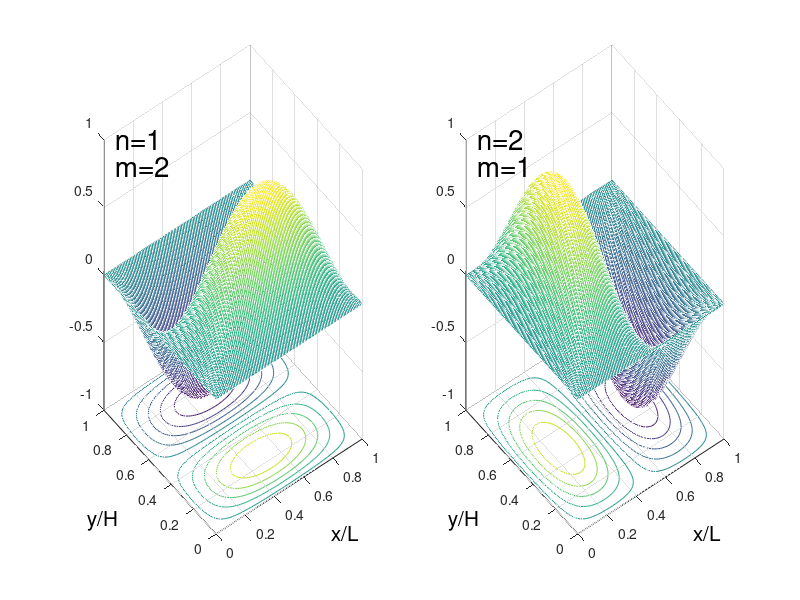

MATLAB code to generate this figure:
n=1
m=2
x=0:0.01:1;
y=0:0.01:1;
[X,Y]=meshgrid(x,y);
U=sin(n.*pi.*X).*sin(m.*pi.*Y);
subplot(1,2,1), meshc(x,y,U)
text(0,.9,1.1,'n=1','fontsize',20)
text(0,.9,0.90,'m=2','fontsize',20)

text(0.5,-.375,-1,'x/L','fontsize',15)
text(-.5,0.5,-1,'y/H','fontsize',15)


n=2
m=1
x=0:0.01:1;
y=0:0.01:1;
[X,Y]=meshgrid(x,y);
U=sin(n.*pi.*X).*sin(m.*pi.*Y);
subplot(1,2,2), meshc(x,y,U)
text(0,.9,1.1,'n=2','fontsize',20)
text(0,.9,0.90,'m=1','fontsize',20)
text(0.5,-.375,-1,'x/L','fontsize',15)
text(-.5,0.5,-1,'y/H','fontsize',15)
